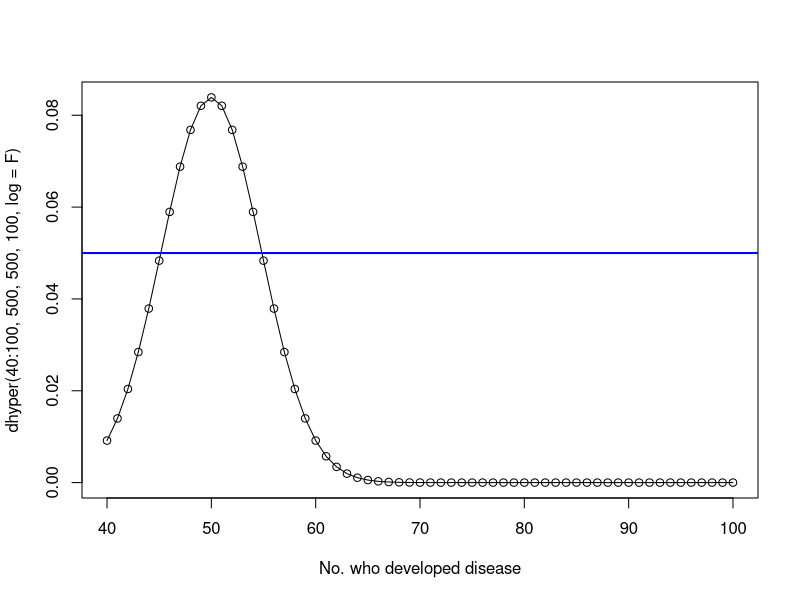

R code for this plot:
#In an RCT of 1000 people, 500 received the experimental drug and the rest placebo
#Of the 500 who received treatment, 40 developed disease, while in the placebo group 60 developed disease
##Risk ratio of exposure:
RR <-(40/500)/(60/500) ##Ratio of  Incidence of disease in the exposed Vs incidence of disease in unexposed
RR ##the Treatment is protective
#To obtain the probability of getting a result as extreme as the one observed, let's assume this follows a hypergeometric distribution, no bias, and sampling without replacement
sum(dhyper(0:40,500,500,100, log=F)) ## the result is significant
#probaility of getting >= 40 deaths
cbind(40:100,(dhyper(40:100,500,500,100, log=F)))
##Plotting probaility of getting >= 40 deaths
pdf(file.path('C:/Users/Joseph/OneDrive/Documents/Sandbox','RR-plot.pdf'), w = 8, h = 11)
plot(seq(40,100), dhyper(40:100,500,500,100, log=F), xlab="No. who developed disease",
     lines(seq(40,100), dhyper(40:100,500,500,100, log=F)))
abline(h=0.05,untf=F, col="blue", lty=1, lwd=2) ## line showing statistical significance
dev.off()
###########continuation of the project######################## Sandile comment

# I am learning

